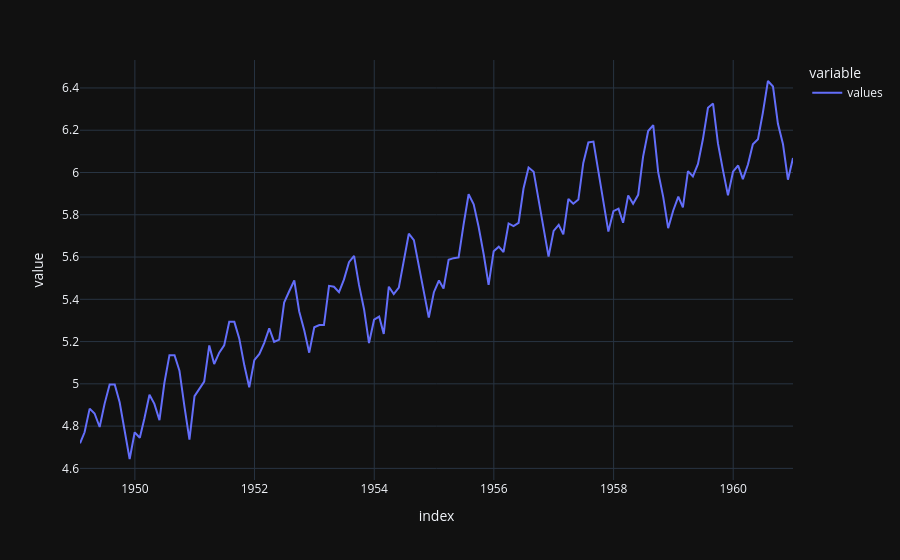

The notebook cell this image was saved under:
### Code cell
import pandas as pd

df = pd.read_parquet(path).asfreq('ME')
df.columns = ["values"]
series = df["values"]
series.plot()

### Figure 1 — Plotly figure (JSON) as saved in the notebook; plotly's stock layout.template omitted (floating-point values rounded to 4 significant figures; data arrays with more than 128 entries replaced by an {"elided": "..."} marker saying what was removed)
{"data": [{"hovertemplate": "variable=values<br>index=%{x}<br>value=%{y}<extra></extra>", "legendgroup": "values", "line": {"color": "#636efa", "dash": "solid"}, "marker": {"symbol": "circle"}, "mode": "lines", "name": "values", "orientation": "v", "showlegend": true, "type": "scatter", "x": {"elided": "144 str values"}, "xaxis": "x", "y": {"elided": "144 float values"}, "yaxis": "y"}], "layout": {"legend": {"title": {"text": "variable"}, "tracegroupgap": 0}, "margin": {"t": 60}, "xaxis": {"anchor": "y", "domain": [0, 1], "title": {"text": "index"}}, "yaxis": {"anchor": "x", "domain": [0, 1], "title": {"text": "value"}}}}
